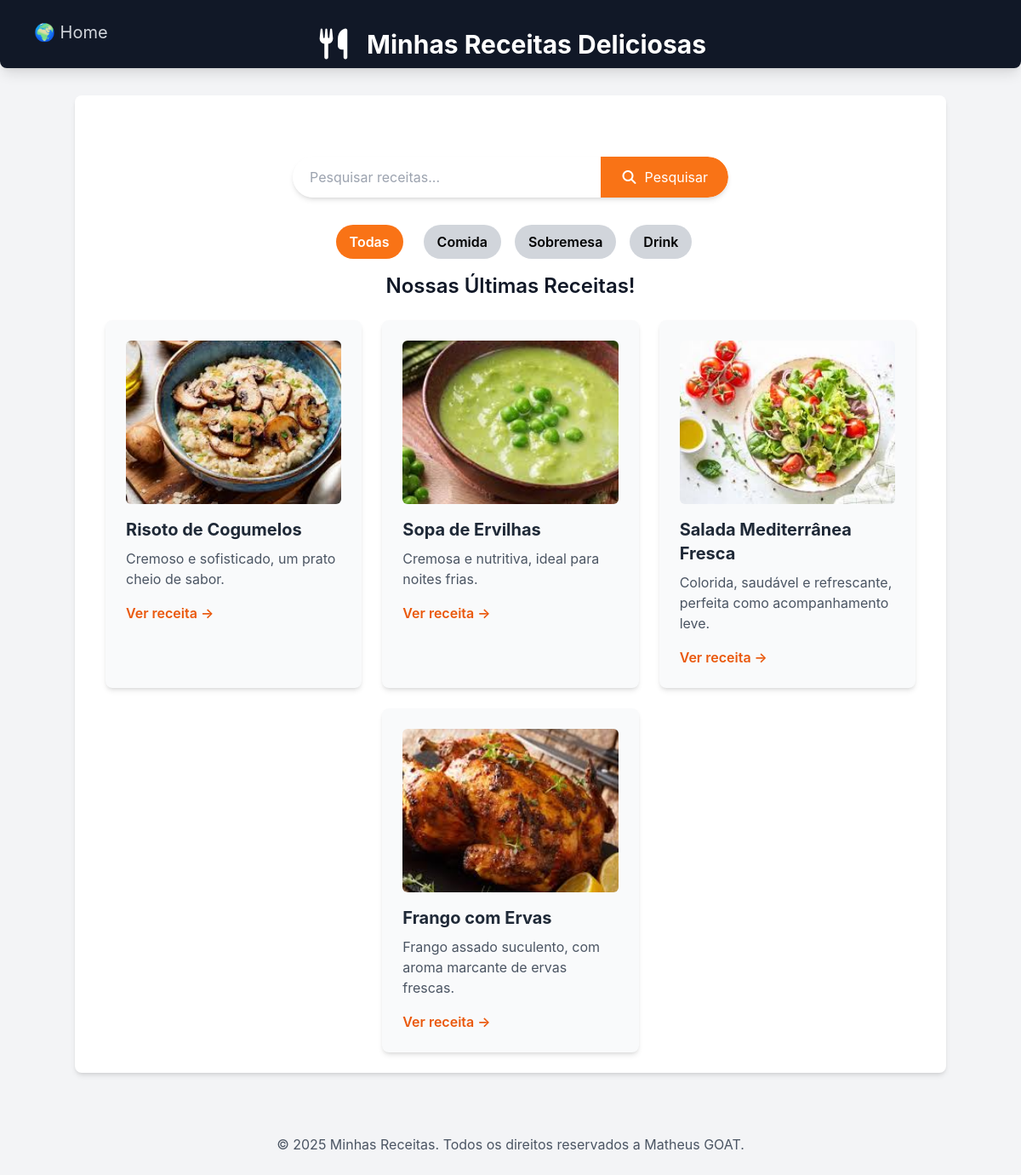
/receitas/?categoria=comida, run on the app's committed database.
### receitas/models.py (models this page shows, shortened)
class Receita(models.Model):
    CATEGORIAS =[
        ('comida','Comida'),
        ('sobremesa','Sobremesa'),
        ('drink','Drink'),
    ]
    title = models.CharField("Título", max_length=200)
    description = models.TextField("Descrição")
    ingredients = models.TextField("Ingredientes")
    instructions = models.TextField("Modo de preparo")
    image = models.ImageField("Imagem", upload_to='receitas/images/', blank=True, null=True)
    categoria = models.CharField("Categoria", max_length=20, choices=CATEGORIAS, default='comida')
    created_at = models.DateTimeField(auto_now_add=True)
    updated_at = models.DateTimeField(auto_now=True)
    class Meta:
        verbose_name = "Receita"
        verbose_name_plural = "Receitas"
        ordering = ['-created_at'] #ordena as receitas pela data de criação (mais novas primeiro)

### receitas/views.py (the view)
# urls.py: 2. Add a URL to urlpatterns:  path('', views.home, name='home')
def home(request):
    categoria_slug = request.GET.get('categoria')
    categorias_choices = [choice[0] for choice in Receita.CATEGORIAS]
    if categoria_slug:
        receitas = Receita.objects.filter(categoria=categoria_slug)
        categoria_selecionada = categoria_slug
    else:
        receitas = Receita.objects.all()
        categoria_selecionada = None
    return render(request, 'receitas/home.html', {'receitas':receitas, 'categoria': categorias_choices, 'categoria_selecionada': categoria_selecionada})

### receitas/templates/receitas/home.html (shortened to what this page needs)
{% extends "receitas/base.html"%}
{% block content %}
<section class="container mx-auto mt-8 p-4 flex justify-center">
    <form method="get" action="{% url 'pesquisar_receitas' %}"
        class="w-full max-w-lg flex bg-white rounded-full shadow-md overflow-hidden">
        <input type="text" name="q" placeholder="Pesquisar receitas..."
            class="flex-grow p-3 text-gray-700 focus:outline-none focus:ring-2 focus:ring-orange-500 rounded-l-full pl-5">
        <button type="submit"
            class="bg-orange-500 hover:bg-orange-600 text-white p-3 px-6 rounded-r-full transition duration-300 ease-in-out flex items-center justify-center">
            <i class="fas fa-search mr-2"></i> Pesquisar
        </button>
    </form>
</section>
<nav class="relative justify-center my-4 z-10 flex space-x-4">
    <a href="{% url 'home' %}" class="text-white mx-2 px-4 py-2 rounded-full bg-orange-500 font-semibold">Todas</a>
    <a href="{% url 'home' %}?categoria=comida" class="text-black hover:text-orange-600 mx-2 px-4 py-2 rounded-full bg-gray-300 font-semibold">Comida</a>
    <a href="{% url 'home' %}?categoria=sobremesa"
        class="text-black hover:text-orange-600 mx-2 px-4 py-2 rounded-full bg-gray-300 font-semibold">Sobremesa</a>
    <a href="{% url 'home' %}?categoria=drink" class="text-black hover:text-orange-600 mx-2 px-4 py-2 rounded-full bg-gray-300 font-semibold">Drink</a>
</nav>
    <h2 class="text-2xl font-semibold mb-6 text-center">
        Nossas Últimas Receitas!
    </h2>
    <div class="flex flex-wrap justify-center gap-6">
        {% for receita in receitas %}
        <div
            class="w-full sm:w-[calc(50%-1.5rem)] lg:w-[calc(33.333%-1.5rem)] bg-gray-50 p-6 rounded-lg shadow-md hover:shadow-lg transition-shadow duration-300 ease-in-out">
            {% if receita.image %}
            <img src="{{receita.image.url}}" alt="Imagem de {{receita.title}}"
                class="w-full h-48 object-cover rounded-md mb-4">
            {% endif %}
            <h3 class="text-xl font-bold mb-2 text-gray-800">{{receita.title}}</h3>
            <p class="text-gray-600 mb-4">{{receita.description | truncatewords:20}}</p>
            <a href="{% url 'receita_detail' receita.id %}"
                class="text-orange-600 hover:text-orange-800 font-semibold">Ver receita &rarr;</a>
        </div>
        {% empty %}
        <p class="text-center text-gray-500 col-span-full">
            Nenhuma receita encontrada.
        </p>
        {% endfor %}
    </div>
{% endblock %}

### receitas/templates/receitas/base.html (style rules this page uses)
body { font-family: 'Inter', sans-serif; }

### data on the page
Receita: image (picture), title "Risoto de Cogumelos", description "Cremoso e sofisticado, um prato cheio de sabor."
Receita: image (picture), title "Sopa de Ervilhas", description "Cremosa e nutritiva, ideal para noites frias."
Receita: image (picture), title "Salada Mediterrânea Fresca", description "Colorida, saudável e refrescante, perfeita como acompanhamento leve."
Receita: image (picture), title "Frango com Ervas", description "Frango assado suculento, com aroma marcante de ervas frescas."
